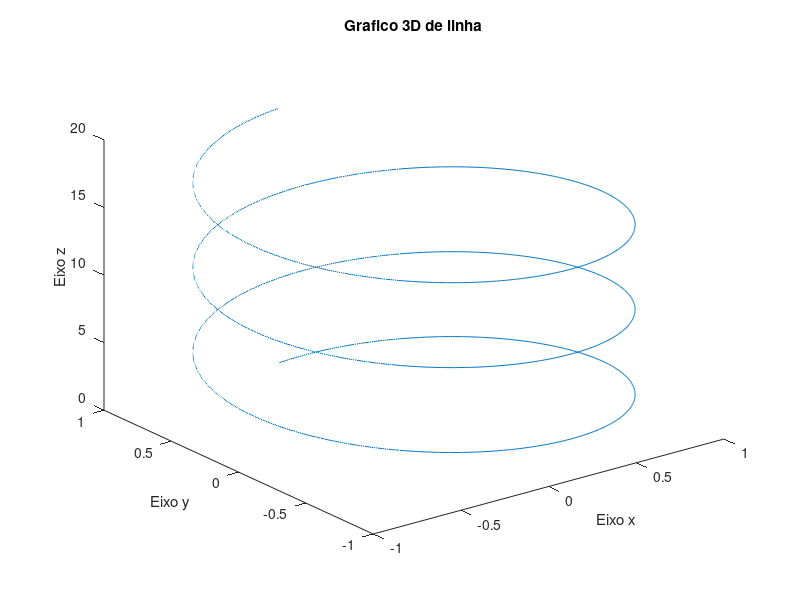

MATLAB code for this plot:
t=0:0.01:6*pi; %define eixo z
plot3(sin(t),cos(t),t) % eixos x, y, z
xlabel('Eixo x')
ylabel('Eixo y')
zlabel('Eixo z')
title('Grafico 3D de linha')